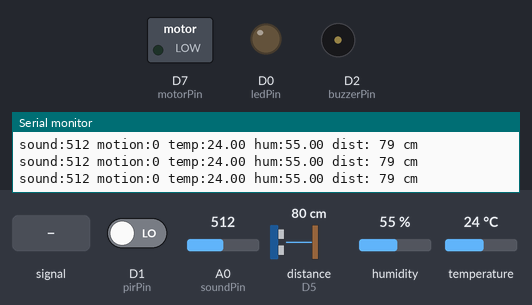
Bench run of a sketch on a simulated ESP8266 (NodeMCU). Shown: switched loads named in the sketch (green lamp = pin HIGH), output pins drawn as LEDs (lit = HIGH), buzzer (waves = sounding), the last lines printed to the serial monitor. Wiring (inferred from the names in the program): ultrasonic range finder: trigger D4; echo D5. The test bench sets the inputs (shaded band); at power-on: distance to the obstacle (sensor on D5) 80 cm, humidity 55 %, D1 (pirPin) LOW, A0 (soundPin) = 512, temperature 24 °C. The echo pulse lasts 58.3 µs per cm; WiFi joins after 1.5 s; servers stay silent unless stated; pins used as bus, display or sensor lines are not drawn.

Above: at 3.0 s.
3.1 s: distance to the obstacle (sensor on D5) set to 22 cm
4.6 s: distance to the obstacle (sensor on D5) set to 18 cm
At 5.8 s:
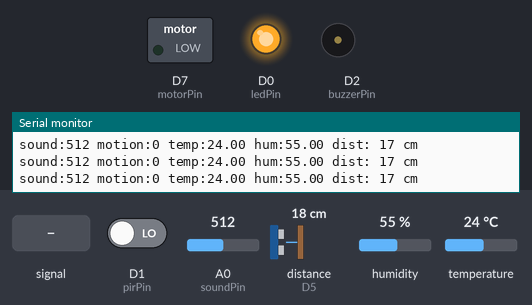
6.1 s: A0 (soundPin) fed a 200 Hz sine of ±460 counts around its level
At 6.5 s:
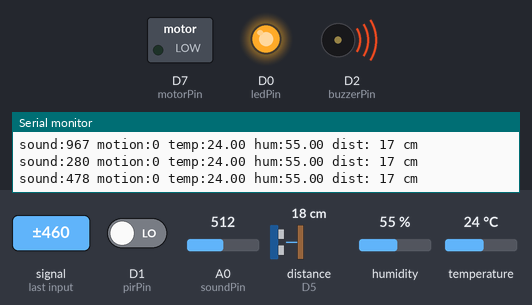
7.6 s: humidity set to 84 %
11.2 s: humidity set to 87 %
At 14.3 s:
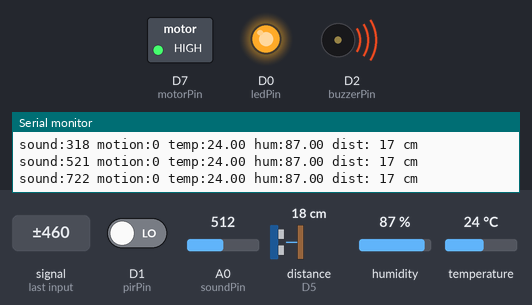
15.5 s: distance to the obstacle (sensor on D5) set to 35 cm
At 16.8 s:
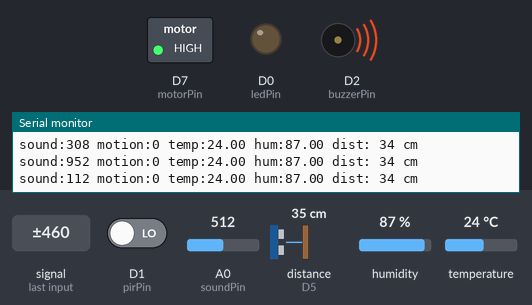
Timing chart, 0 to 46.4 s (numbered marks = the images above; inputs shaded):
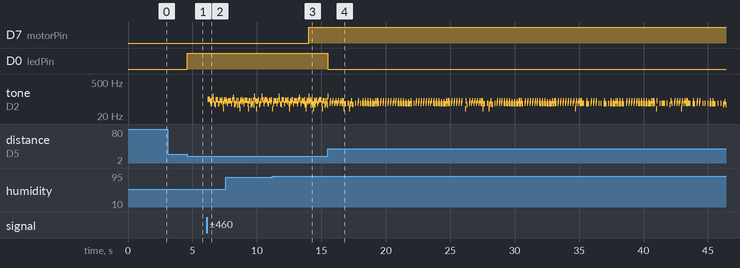

Measured:
- the behaviour switches between 21 and 20 cm on distance to the obstacle (sensor on D5) (found by bisection; images 0 and 1)
- the behaviour switches between 85 and 86 % on humidity (found by bisection; images 2 and 3)
- after the input at 4.6 s, D0 (ledPin): LOW → HIGH at once
- after the input at 6.1 s, tone on D2 (buzzerPin): plays 96 Hz for 0.20 s, 81 Hz for 0.04 s, 65 Hz for 0.04 s, 86 Hz for 0.12 s, 131 Hz for 0.04 s, 93 Hz for 0.08 s … (19 notes in this stretch), starting after 0.08 s
- after the input at 11.2 s, D7 (motorPin): LOW → HIGH after 2.8 s
- after the input at 15.5 s, D0 (ledPin): HIGH → LOW at once

The sketch:

sketch_nov15a.ino
```cpp
#define BLYNK_TEMPLATE_ID "TMPL2DST3r-Xc"
#define BLYNK_TEMPLATE_NAME "Proyecto02Microprocesadores"

#include <DHT.h>
#include <ESP8266WiFi.h>
#include <BlynkSimpleEsp8266.h>

#define DHTPIN D6
#define DHTTYPE DHT11
#define TRIG D4
#define ECHO D5

DHT dht(DHTPIN, DHTTYPE);

const int pirPin   = D1;
const int soundPin = A0;
const int motorPin = D7;
const int buzzerPin = D2;
const int ledPin = D0;
int v1_ledState = 0;
int v2_motorState = 0;
int v3_buzzerState = 0;

unsigned long lastDhtMillis = 0;
unsigned long lastPrintMillis = 0;

const unsigned long dhtInterval = 2000;
const unsigned long printInterval = 100;

float humidity = NAN;
float temperatureC = NAN;
int motion = 0;

char auth[] = "WDMTk4LR1zuQM_S7vXd2fjL7odvoTJqt";
char ssid[] = "WiFiFoFum";
char pass[] = "3H1HLR7ACBAA";

// ======================================================
// BLYNK
// ======================================================

// Luz
BLYNK_WRITE(V1) {
  int val = param.asInt();
  digitalWrite(ledPin, val);
  v1_ledState = val;
}

// Motor
BLYNK_WRITE(V2) {
  int val = param.asInt();
  digitalWrite(motorPin, val);
  v2_motorState = val;
}

// Buzzer
BLYNK_WRITE(V3) {
  int val = param.asInt();
  digitalWrite(buzzerPin, val);
  v3_buzzerState = val;
}

// ======================================================
// SETUP
// ======================================================

void setup() {
  Serial.begin(115200);

  // Sensores
  dht.begin();
  pinMode(pirPin, INPUT_PULLUP);
  pinMode(TRIG, OUTPUT);
  pinMode(ECHO, INPUT);

  // Actuadores
  pinMode(motorPin, OUTPUT);
  pinMode(buzzerPin, OUTPUT);
  pinMode(ledPin, OUTPUT);

  digitalWrite(TRIG, LOW);      // trigger del sensor ultrasónico apagado al inicio
  digitalWrite(motorPin, LOW);  // motor apagado al inicio
  digitalWrite(buzzerPin, LOW); // buzzer apagado al inicio
  digitalWrite(ledPin, LOW);    // LED apagado al inicio

  // Conectar a WiFi + Blynk
  Blynk.begin(auth, ssid, pass);
}

// ======================================================
// LOOP
// ======================================================

void loop() {
  Blynk.run();

  unsigned long now = millis();
  long duration, distance;

  // Leer sonido
  int sound = analogRead(soundPin);

  // Leer PIR
  motion = digitalRead(pirPin);

  // Sensor ultrasónico
  digitalWrite(TRIG, LOW);
  delayMicroseconds(2);
  digitalWrite(TRIG, HIGH);
  delayMicroseconds(10);
  digitalWrite(TRIG, LOW);

  duration = pulseIn(ECHO, HIGH, 30000);
  if (duration == 0) {
    distance = -1;
  } else {
    distance = duration * 0.034 / 2;
  }

  // Leer DHT11 cada 2s
  if (now - lastDhtMillis >= dhtInterval) {
    lastDhtMillis = now;
    float h = dht.readHumidity();
    float t = dht.readTemperature();

    if (!isnan(h) && !isnan(t)) {
      humidity = h;
      temperatureC = t;
    } else {
      Serial.println("Error leyendo datos del DHT11");
    }
  }

  // Enviar al Serial cada 0.1s
  if (now - lastPrintMillis >= printInterval) {
    lastPrintMillis = now;

    Serial.print("sound:");
    Serial.print(sound);
    Serial.print(" motion:");
    Serial.print(motion);
    Serial.print(" temp:");
    Serial.print(temperatureC);
    Serial.print(" hum:");
    Serial.print(humidity);
    Serial.print(" dist: ");
    if (distance < 0) {
      Serial.println("sin eco");
    } else {
      Serial.print(distance);
      Serial.println(" cm");
    }
  }

  // Lógica del motor
  if (v2_motorState == 0) { // Solo si Blynk no lo tiene encendido
    if (temperatureC > 25 || humidity > 85) {
      digitalWrite(motorPin, HIGH);
    } else {
      digitalWrite(motorPin, LOW);
    }
  }

  // Lógica del Buzzer
  if (v3_buzzerState == 0) { // Solo si Blynk no lo tiene encendido
    if (motion == 1 || sound > 95) {
      digitalWrite(buzzerPin, HIGH);
    } else {
      digitalWrite(buzzerPin, LOW);
    }
  }

  // Lógica del LED
  if (v1_ledState == 0) {
    if (distance > 0 && distance < 20) {
      digitalWrite(ledPin, HIGH); // Sensor enciende el LED
    } else {
      digitalWrite(ledPin, LOW);  // Sensor apaga el LED
    }
  }
}
```
